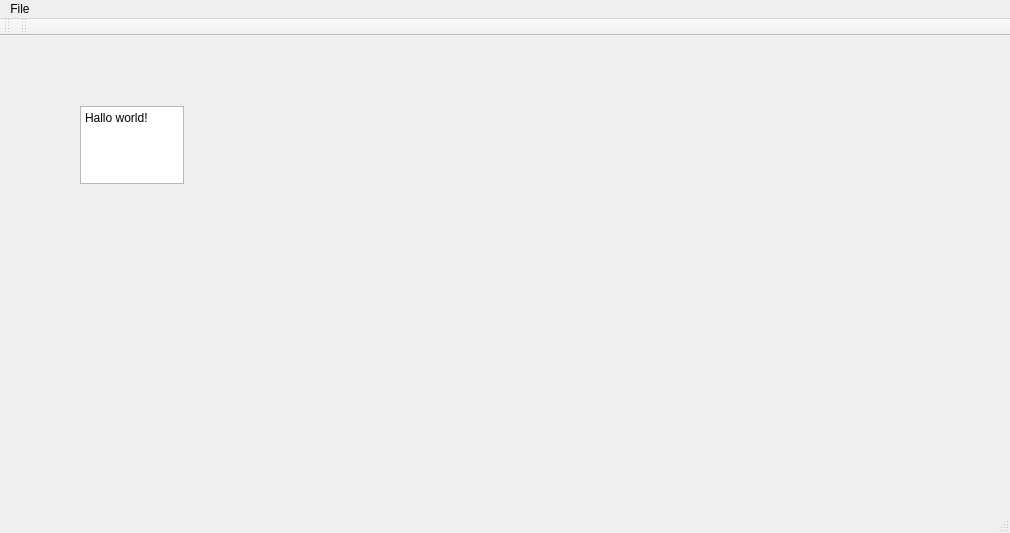
<?xml version="1.0" encoding="UTF-8"?>
<ui version="4.0">
 <class>MainWindow</class>
 <widget class="QMainWindow" name="MainWindow">
  <property name="geometry">
   <rect>
    <x>0</x>
    <y>0</y>
    <width>1010</width>
    <height>533</height>
   </rect>
  </property>
  <property name="windowTitle">
   <string>MainWindow</string>
  </property>
  <widget class="QWidget" name="centralWidget">
   <widget class="QPlainTextEdit" name="plainTextEdit">
    <property name="geometry">
     <rect>
      <x>80</x>
      <y>70</y>
      <width>104</width>
      <height>78</height>
     </rect>
    </property>
    <property name="plainText">
     <string>Hallo world!</string>
    </property>
   </widget>
  </widget>
  <widget class="QMenuBar" name="menuBar">
   <property name="geometry">
    <rect>
     <x>0</x>
     <y>0</y>
     <width>1010</width>
     <height>25</height>
    </rect>
   </property>
   <widget class="QMenu" name="menuFile">
    <property name="title">
     <string>File</string>
    </property>
    <addaction name="separator"/>
    <addaction name="actionExit"/>
   </widget>
   <addaction name="menuFile"/>
  </widget>
  <widget class="QToolBar" name="mainToolBar">
   <attribute name="toolBarArea">
    <enum>TopToolBarArea</enum>
   </attribute>
   <attribute name="toolBarBreak">
    <bool>false</bool>
   </attribute>
  </widget>
  <widget class="QStatusBar" name="statusBar"/>
  <widget class="QToolBar" name="toolBar">
   <property name="windowTitle">
    <string>toolBar</string>
   </property>
   <attribute name="toolBarArea">
    <enum>TopToolBarArea</enum>
   </attribute>
   <attribute name="toolBarBreak">
    <bool>false</bool>
   </attribute>
  </widget>
  <action name="actionExit">
   <property name="text">
    <string>Exit</string>
   </property>
   <property name="shortcut">
    <string>Ctrl+Q</string>
   </property>
  </action>
 </widget>
 <layoutdefault spacing="6" margin="11"/>
 <resources/>
 <connections/>
</ui>
